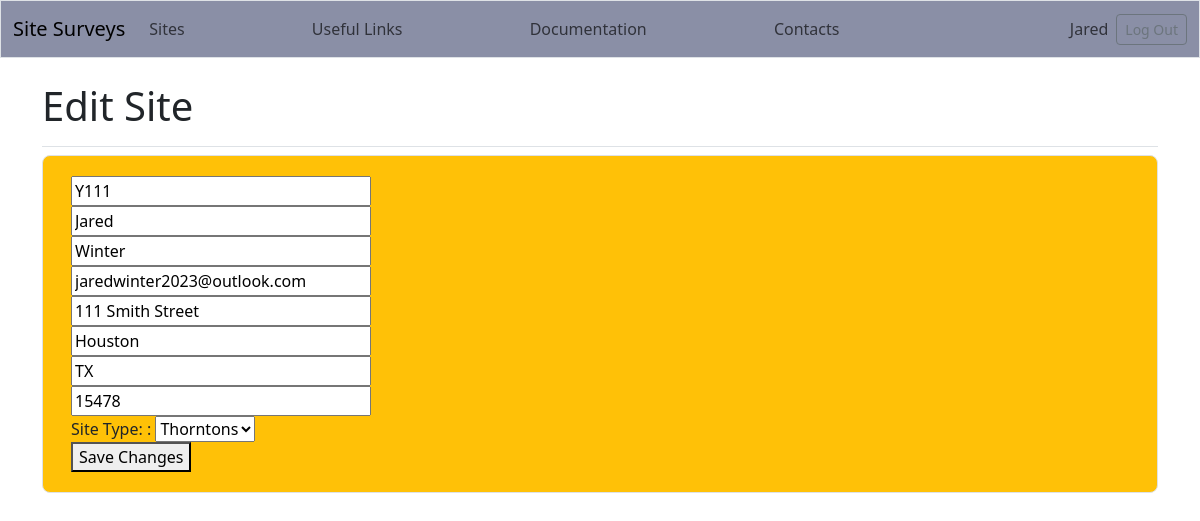
Page /edit_site/2/ (signed in) on the committed database.
### site_surveys/models.py (models this page shows, shortened)
class Site(models.Model):
    title = models.CharField(
        max_length=4,
        unique=True
    )
    slug = models.SlugField(max_length=250)
    date_added = models.DateField(auto_now_add=True)
    updated = models.DateField(auto_now=True)
    owner = models.ForeignKey(User, on_delete=models.CASCADE, null=True)
    first_name = models.CharField(max_length=100)
    last_name = models.CharField(max_length=100)
    email = models.EmailField()
    street_address = models.CharField(max_length=100)
    city = models.CharField(max_length=100)
    state = models.CharField(max_length=2)
    zip_code = models.CharField(max_length=5)
    SITE_TYPES = [
        ("Wawa", "Wawa"),
        ("Sheetz", "Sheetz"),
        ("Thorntons", "Thorntons"),
        ("AT&T", "AT&T"),
        ("Verizon", "Verizon")
    ]
    site_type = models.CharField(
        choices=SITE_TYPES,
        max_length=100
    )
    YES_NO_CHOICES = [
        ("Yes", "Yes"),
        ("No", "No")
    ]
    front = models.CharField(
        choices=YES_NO_CHOICES,
        max_length=4,
    )
    back = models.CharField(
        choices=YES_NO_CHOICES,
        max_length=4,
    )
    left = models.CharField(
        choices=YES_NO_CHOICES,
        max_length=4,
    )
    right = models.CharField(
        choices=YES_NO_CHOICES,
        max_length=4,
    )
    router_one = models.CharField(
        choices=YES_NO_CHOICES,
        max_length=4,
    )
    router_two = models.CharField(
        choices=YES_NO_CHOICES,
        max_length=4,
    )
    switch_one = models.CharField(
        choices=YES_NO_CHOICES,
        max_length=4,
    )
    switch_two = models.CharField(
        choices=YES_NO_CHOICES,
        max_length=4,
    )
    server_one = models.CharField(
        choices=YES_NO_CHOICES,
        max_length=4,
    )
    server_two = models.CharField(
        choices=YES_NO_CHOICES,
        max_length=4,
    )
    mdf = models.CharField(
        choices=YES_NO_CHOICES,
        max_length=4,
    )
    idf = models.CharField(
        choices=YES_NO_CHOICES,
        max_length=4,
    )
    tags = TaggableManager()
    class Meta:
        ordering = ['-title']

### site_surveys/views.py (the view)
# urls.py: path("edit_site/<int:site_id>/", views.edit_site, name="edit_site"),
@login_required
def edit_site(request, site_id):
    site = get_object_or_404(Site, id=site_id)
    if request.method != "POST":
        site_form = SiteForm(instance=site)
    else:
        site_form = SiteForm(instance=site, data=request.POST)
        if site_form.is_valid():
            site_form.save()
            context = {"site": site}
            return render(request, "site_surveys/site.html", context)
    context = {"site": site, "site_form": site_form}
    return render(request, "site_surveys/edit_site.html", context)

### site_surveys/templates/site_surveys/edit_site.html (shortened to what this page needs)
<!DOCTYPE html>
<html lang="en">
<head>
</head>
<body>
    {% extends "site_surveys/base.html" %}
    {% block page_header %}
        <h1>Edit Site</h1>
    {% endblock page_header %}
    {% block content %}
        <div class="p-3 mb-4 bg-warning text-body border rounded-3">
            <div class="container py-1">
                <form action="{% url 'site_surveys:edit_site' site.id %}" method="post" enctype="multipart/form-data">
                    {{ site_form.as_div }}
                    <button name="submit">Save Changes</button>
                </form>
            </div>
        </div>
    {% endblock content %}

### site_surveys/templates/site_surveys/base.html (shortened to what this page needs)
<!DOCTYPE html>
<html lang="en">
<head>
    {% load django_bootstrap5 %}
    {% bootstrap_css %}
</head>
<body>
    <nav class="navbar navbar-expand-md navbar-light mb-4 border" style="background-color: #8a8fa6;">
        <div class="container-fluid">
            <a class="navbar-brand" href="{% url 'site_surveys:index' %}">Site Surveys</a>
            <div class="collapse navbar-collapse" id="navbarCollapse">
                <ul class="navbar-nav me-auto mb-2 mb-md-0">
                    <li class="nav-item">
                        <a class="nav-link" href="{% url 'site_surveys:sites' %}">Sites</a>
                    </li>
                </ul>
                <ul class="navbar-nav me-auto mb-2 mb-md-0">
                    <li class="nav-item">
                        <a class="nav-link" href="{% url 'site_surveys:useful_links' %}">Useful Links</a>
                    </li>
                </ul>
                <ul class="navbar-nav me-auto mb-2 mb-md-0">
                    <li class="nav-item">
                        <a class="nav-link" href="{% url 'site_surveys:documentation' %}">Documentation</a>
                    </li>
                </ul>
                <ul class="navbar-nav me-auto mb-2 mb-md-0">
                    <li class="nav-item">
                        <a class="nav-link" href="{% url 'site_surveys:contacts' %}">Contacts</a>
                    </li>
                </ul>
                <ul class="navbar-nav ms-auto mb-2 mb-md-0">
                    {% if user.is_authenticated %}
                        <li class="nav-item">
                            <span class="navbar-text me-2">{{ user.username.title }}</span>
                        </li>
                    {% endif %}
                </ul>
                {% if user.is_authenticated %}
                    <form action="{% url 'accounts:logout' %}" method='post'>
                        <button name='submit' class='btn btn-outline-secondary btn-sm' data-toggle="tooltip"
                                data-placement="top" title="Click to log out of site.">Log Out</button>
                    </form>
                {% endif %}
            </div>
        </div>
    </nav>
    <main class="container">
        <div class="pb-2 mb-2 border-bottom">
            {% block page_header %}{% endblock page_header %}
        </div>
        <div>
            {% block content %}{% endblock content %}
        </div>
    </main>
</body>
</html>

### rows in the picture
Site: title "Y111", first_name "Jared", last_name "Winter", email "jaredwinter2023@outlook.com", street_address "111 Smith Street", city "Houston", state "TX", zip_code "15478", site_type "Thorntons"

### other values in the picture
{{ user.username.title }} "Jared"
